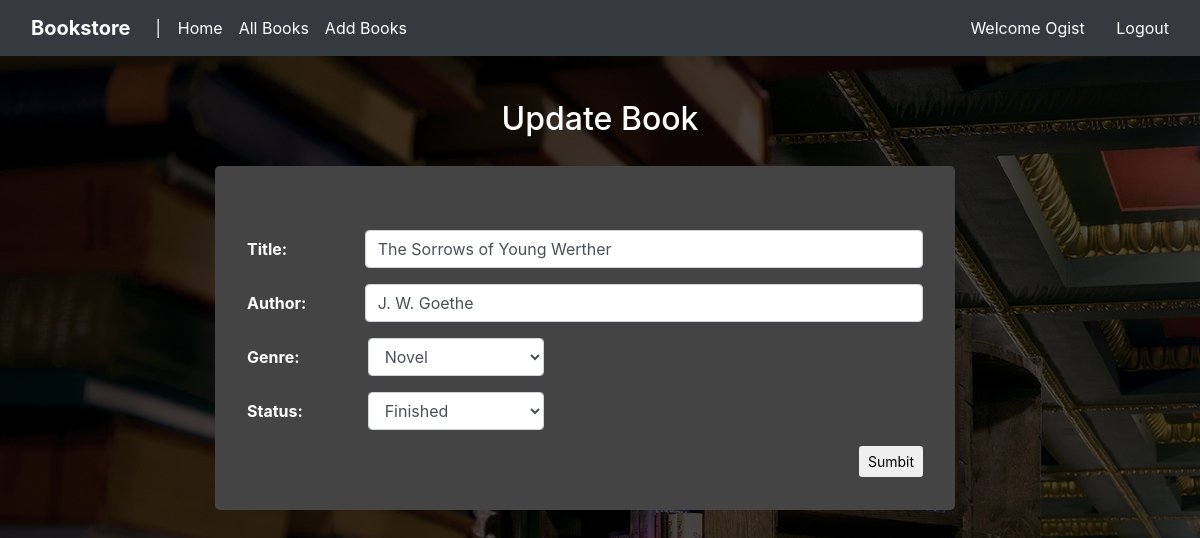
The app's page /show/update/3 (signed in) with its own data.
### tables this page shows
CREATE TABLE books_ogist(

           `id` INT UNSIGNED NOT NULL PRIMARY KEY AUTO_INCREMENT,
           `title` VARCHAR(255) NOT NULL,
           `author` VARCHAR(255) NOT NULL,
           `genre` ENUM('Philosophy', 'Novel', 'Drama', 'Romance', 'Adventure', 'Fantasy'),
           `status` ENUM('Finished', 'Not Started', 'Reading', 'Dropped'),
           `created_at` TIMESTAMP,
    	   `updated_at` TIMESTAMP,
    	   `username` VARCHAR(255),
    	   FOREIGN KEY (`username`) REFERENCES `users`(`username`)	
    	   );

### controllers/show.php (called while the page is built, shortened)
<?php
class Show extends Controller
{
	public function update(){
			$viewmodel = new ShowModel();
		$this->returnView($viewmodel->update(), true);
	}
}

### classes/Model.php (called while the page is built, shortened)
<?php
abstract class Model
{
	protected $dbh, $stmt;
	public function __construct(){
		try{
			$this->dbh = new PDO("mysql:host=" . DB_HOST . ';dbname=' . DB_NAME, DB_USER, DB_PASSWORD);
			$this->dbh->setAttribute(PDO::ATTR_ERRMODE, PDO::ERRMODE_EXCEPTION);
		} catch (PDOException $e){
			die($e->getMessage());
		}
	}
	public function execute(){
		$this->stmt->execute();
	}
	public function query($query){
		$this->stmt = $this->dbh->prepare($query);
	}
	public function single(){
		$this->execute();
		return $this->stmt->fetch(PDO::FETCH_ASSOC);
	}
}

### models/show.php (called while the page is built, shortened)
<?php
class ShowModel extends Model
{
	public function update(){
		$username = $_SESSION['user_data']['username'];
					$id = $_GET['id'];
					$this->query("SELECT * FROM books_{$username} WHERE id = $id");
					$rows = $this->single();
					return $rows;
				}
			}

### views/show/update.php (the view, shortened to what this page needs)
<h2 align="center">Update Book</h2>
<form action="<?php $_SERVER['PHP_SELF'];?>" method="post">
	<div class="container">
		<div class="jumbotron col-sm-8 get" id="uj">
      <div class="form-group row">
        <label class="col-sm-2 col-form-label"><b>Title:</b> </label>
         <div class="col-sm-10">
           <input type="text" class="form-control" id="title" name="title" value="<?= $viewmodel['title'];?>">
        </div>
      </div>
      <div class="form-group row">
        <label class="col-sm-2 col-form-label"><b>Author:</b> </label>
          <div class="col-sm-10">
          <input type="text" class="form-control" id="author" name="author" value="<?= $viewmodel['author'];?>">
        </div>
      </div>
      <div class="form-group row">
        <label class="col-sm-2 col-form-label"><b>Genre:</b> </label>&nbsp;&nbsp;&nbsp;&nbsp;
        <select name="genre" type="text" class="form-control col-md-3">
          <option value="<?php if($viewmodel['genre'] != ''){echo $viewmodel['genre'];} else { echo '';}?>"><?php if($viewmodel['genre'] != ''){echo $viewmodel['genre'];} else { echo '';}?></option>
          </select>
      </div>
      <div class="form-group row">
        <label class="col-sm-2 col-form-label"><b>Status:</b> </label>&nbsp;&nbsp;&nbsp;&nbsp;
        <select name="status" type="text" class="form-control col-md-3">
          <option value="<?php if($viewmodel['status'] != ''){echo $viewmodel['status'];} else { echo '';}?>"><?php if($viewmodel['status'] != ''){echo $viewmodel['status'];} else { echo '';}?></option>
         </select>
      </div>
     <input class="btn btn-sm btn-default float-right" type="submit" name="update" id="update" value="Sumbit">
    </div>
  </div>
</form>

### assets/css/style.css (style rules this page uses)
body { background: linear-gradient( rgba(0, 0, 0, 0.7), rgba(0, 0, 0, 0.7) ), url("bookstore.jpg"); color:white; padding-top: 100px; }
#uj { top: 20px; right: -170px; background: #444444; }

### records on screen
books_ogist: title "The Sorrows of Young Werther", author "J. W. Goethe", genre "Novel", status "Finished"

### other values on screen
$_SESSION['user_data']['username'] "Ogist"
